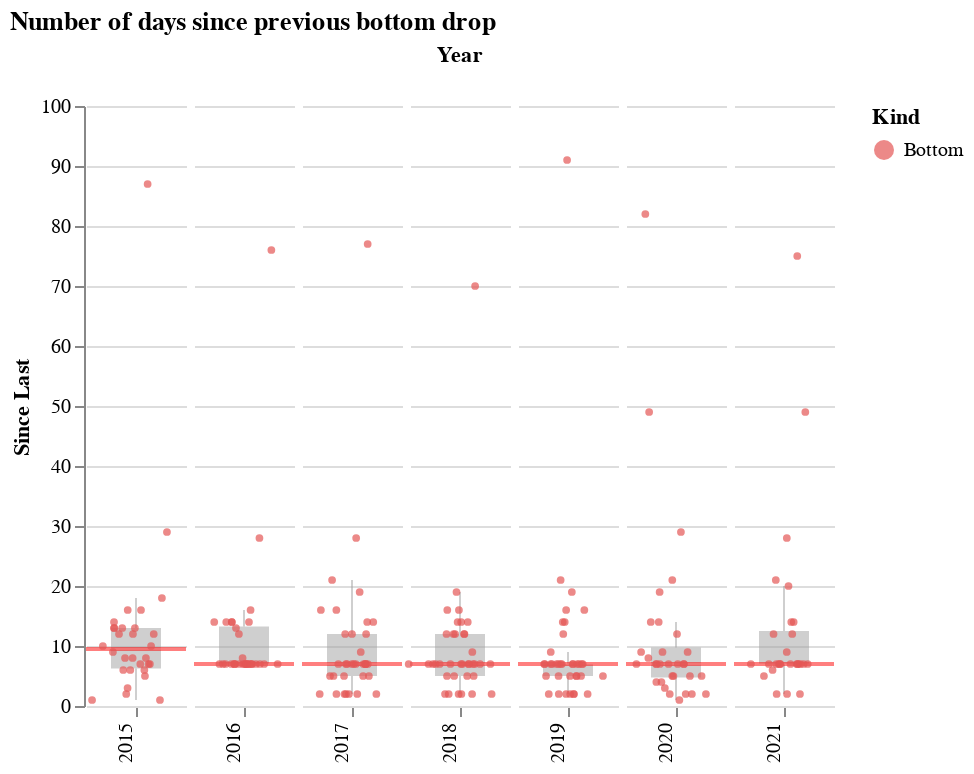

The notebook cell saved with this chart:
### Code cell
ttdf = since_last_kind_df(tdf, 'Bottom')
ttdf = ttdf[ttdf['Year'] > 2014]
plots.facetted_scatter(ttdf, 
                       'Kind', 
                       kind_sort_order, 
                       'Since Last',
                       color_scale=alt.Scale(range=['#e45756'])).properties(title='Number of days since previous bottom drop')

### Figure 1 — Vega-Lite specification as saved in the notebook (floating-point values rounded to 4 significant figures; data arrays with more than 128 entries replaced by an {"elided": "..."} marker saying what was removed)
{"$schema": "https://vega.github.io/schema/vega-lite/v4.8.1.json", "config": {"facet": {"spacing": 0}, "view": {"continuousHeight": 300, "continuousWidth": 400, "stroke": null}}, "data": {"name": "data-e5a1386f1b66c7f54d68a32abcd51f7e"}, "datasets": {"data-e5a1386f1b66c7f54d68a32abcd51f7e": {"elided": "231 records"}}, "facet": {"column": {"field": "Year", "header": {"labelAlign": "right", "labelAngle": -90, "labelOrient": "bottom", "labelPadding": 3, "titleOrient": "top"}, "type": "ordinal"}}, "spec": {"layer": [{"encoding": {"y": {"axis": {}, "field": "Since Last", "scale": {}, "type": "quantitative"}}, "mark": {"color": "#A0A0A0", "opacity": 0.5, "outliers": false, "size": 25, "type": "boxplot"}, "width": 50}, {"layer": [{"encoding": {"y": {"aggregate": "median", "field": "Since Last", "type": "quantitative"}}, "mark": {"color": "red", "opacity": 0.5, "size": 2, "type": "rule"}, "width": 50}, {"encoding": {"color": {"field": "Kind", "scale": {"range": ["#e45756"]}, "sort": ["Bottom", "Top", "Layer"], "type": "nominal"}, "tooltip": [{"field": "Product", "type": "nominal"}, {"field": "Price", "type": "quantitative"}, {"field": "Price-2021", "type": "quantitative"}, {"field": "Since Last", "type": "quantitative"}], "x": {"axis": {"grid": false, "labels": false, "ticks": true, "values": [0]}, "field": "jitter", "scale": {}, "title": null, "type": "quantitative"}, "y": {"axis": {}, "field": "Since Last", "scale": {}, "type": "quantitative"}}, "mark": {"opacity": 0.7, "size": 15, "type": "circle"}, "transform": [{"as": "jitter", "calculate": "sqrt(-2*log(random()))*cos(2*PI*random())"}], "width": 50}]}]}, "title": "Number of days since previous bottom drop"}
